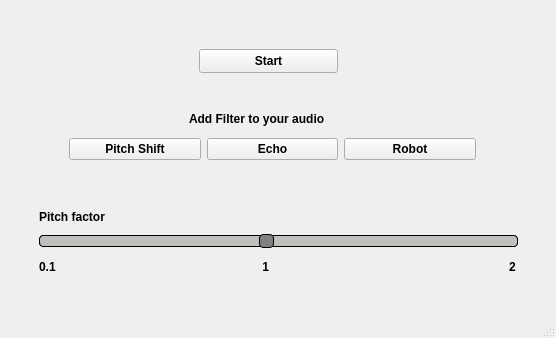
<?xml version="1.0" encoding="UTF-8"?>
<ui version="4.0">
 <class>MainWindow</class>
 <widget class="QMainWindow" name="MainWindow">
  <property name="geometry">
   <rect>
    <x>0</x>
    <y>0</y>
    <width>556</width>
    <height>338</height>
   </rect>
  </property>
  <property name="font">
   <font>
    <bold>true</bold>
   </font>
  </property>
  <property name="windowTitle">
   <string>MainWindow</string>
  </property>
  <widget class="QWidget" name="centralwidget">
   <layout class="QGridLayout" name="gridLayout">
    <item row="0" column="1">
     <widget class="QWidget" name="widget" native="true">
      <widget class="QWidget" name="horizontalLayoutWidget">
       <property name="geometry">
        <rect>
         <x>60</x>
         <y>100</y>
         <width>407</width>
         <height>80</height>
        </rect>
       </property>
       <layout class="QHBoxLayout" name="horizontalLayout">
        <item>
         <widget class="QPushButton" name="pitchShiftButton">
          <property name="text">
           <string>Pitch Shift</string>
          </property>
          <property name="checkable">
           <bool>true</bool>
          </property>
         </widget>
        </item>
        <item>
         <widget class="QPushButton" name="echoButton">
          <property name="text">
           <string>Echo</string>
          </property>
          <property name="checkable">
           <bool>true</bool>
          </property>
         </widget>
        </item>
        <item>
         <widget class="QPushButton" name="robotButton">
          <property name="text">
           <string>Robot</string>
          </property>
          <property name="checkable">
           <bool>true</bool>
          </property>
         </widget>
        </item>
       </layout>
      </widget>
      <widget class="QLabel" name="FilterText">
       <property name="geometry">
        <rect>
         <x>180</x>
         <y>100</y>
         <width>151</width>
         <height>20</height>
        </rect>
       </property>
       <property name="text">
        <string>Add Filter to your audio</string>
       </property>
      </widget>
      <widget class="QSlider" name="shiftValue">
       <property name="geometry">
        <rect>
         <x>30</x>
         <y>220</y>
         <width>479</width>
         <height>25</height>
        </rect>
       </property>
       <property name="styleSheet">
        <string notr="true">QSlider::groove:horizontal {
	background: grey;
	border: 1px solid rgb(0, 0, 0);
	height: 10px;
	border-radius: 4px;
}

QSlider::handle:horizontal {
	background: grey;
	border: 1px solid rgb(0, 0, 0);
	width: 13px;
	margin-top: -2px;
	margin-bottom: -2px;
	border-radius: 4px;
}

QSlider::sub-page:horizontal {
	background: rgb(192, 191, 188);
	border: 1px solid rgb(0, 0, 0);
	height: 10px;
	border-radius: 4px;
}

QSlider::add-page:horizontal {
	background: rgb(192, 191, 188);
	border: 1px solid rgb(0, 0, 0);
	height: 10px;
	border-radius: 4px;
}</string>
       </property>
       <property name="minimum">
        <number>1</number>
       </property>
       <property name="maximum">
        <number>20</number>
       </property>
       <property name="value">
        <number>10</number>
       </property>
       <property name="orientation">
        <enum>Qt::Orientation::Horizontal</enum>
       </property>
       <property name="tickPosition">
        <enum>QSlider::TickPosition::TicksBothSides</enum>
       </property>
       <property name="tickInterval">
        <number>1</number>
       </property>
      </widget>
      <widget class="QLabel" name="One">
       <property name="geometry">
        <rect>
         <x>250</x>
         <y>250</y>
         <width>58</width>
         <height>15</height>
        </rect>
       </property>
       <property name="text">
        <string> 1</string>
       </property>
      </widget>
      <widget class="QLabel" name="PitchFactor">
       <property name="geometry">
        <rect>
         <x>30</x>
         <y>200</y>
         <width>101</width>
         <height>16</height>
        </rect>
       </property>
       <property name="font">
        <font>
         <bold>true</bold>
        </font>
       </property>
       <property name="text">
        <string>Pitch factor</string>
       </property>
      </widget>
      <widget class="QPushButton" name="startButton">
       <property name="geometry">
        <rect>
         <x>190</x>
         <y>40</y>
         <width>139</width>
         <height>24</height>
        </rect>
       </property>
       <property name="text">
        <string>Start</string>
       </property>
       <property name="icon">
        <iconset theme="QIcon::ThemeIcon::MediaRecord"/>
       </property>
       <property name="checkable">
        <bool>true</bool>
       </property>
      </widget>
      <widget class="QLabel" name="ZeroPointOne">
       <property name="geometry">
        <rect>
         <x>30</x>
         <y>250</y>
         <width>58</width>
         <height>15</height>
        </rect>
       </property>
       <property name="text">
        <string>0.1</string>
       </property>
      </widget>
      <widget class="QLabel" name="Two">
       <property name="geometry">
        <rect>
         <x>500</x>
         <y>250</y>
         <width>21</width>
         <height>16</height>
        </rect>
       </property>
       <property name="text">
        <string>2</string>
       </property>
      </widget>
     </widget>
    </item>
   </layout>
  </widget>
  <widget class="QMenuBar" name="menubar">
   <property name="geometry">
    <rect>
     <x>0</x>
     <y>0</y>
     <width>556</width>
     <height>19</height>
    </rect>
   </property>
  </widget>
  <widget class="QStatusBar" name="statusbar"/>
 </widget>
 <resources/>
 <connections/>
</ui>
